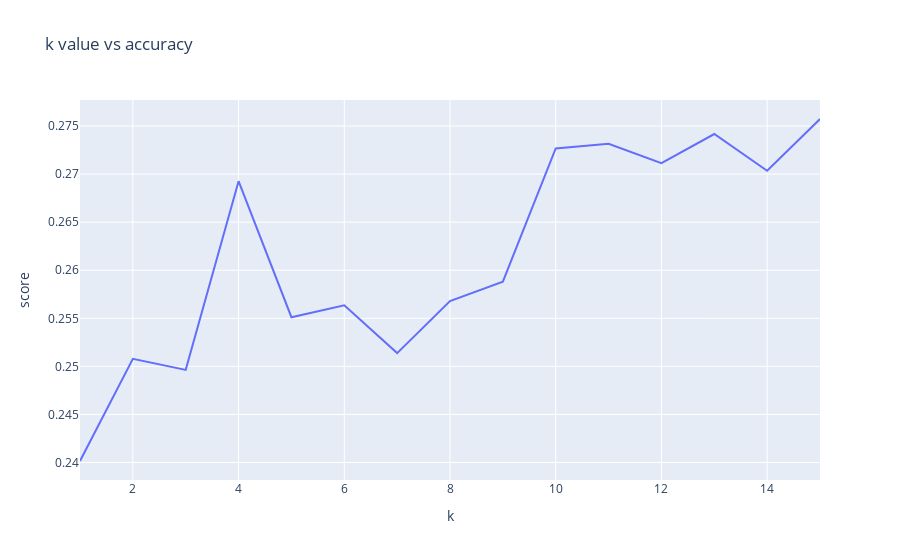

Source (notebook cell):
### Code cell
import plotly.express as px
p=pd.DataFrame()
p['k'] = k_plt
p['score'] = score_plt
fig = px.line(p,x='k',y='score',title='k value vs accuracy')
fig.show()

### Figure 1 — Plotly figure (JSON) as saved in the notebook; plotly's stock layout.template omitted (floating-point values rounded to 4 significant figures)
{"data": [{"hovertemplate": "k=%{x}<br>score=%{y}<extra></extra>", "legendgroup": "", "line": {"color": "#636efa", "dash": "solid"}, "mode": "lines", "name": "", "orientation": "v", "showlegend": false, "type": "scatter", "x": [1, 2, 3, 4, 5, 6, 7, 8, 9, 10, 11, 12, 13, 14, 15], "xaxis": "x", "y": [0.2402, 0.2508, 0.2496, 0.2693, 0.2551, 0.2564, 0.2514, 0.2568, 0.2588, 0.2727, 0.2731, 0.2711, 0.2742, 0.2703, 0.2757], "yaxis": "y"}], "layout": {"legend": {"tracegroupgap": 0}, "title": {"text": "k value vs accuracy"}, "xaxis": {"anchor": "y", "domain": [0, 1], "title": {"text": "k"}}, "yaxis": {"anchor": "x", "domain": [0, 1], "title": {"text": "score"}}}}
